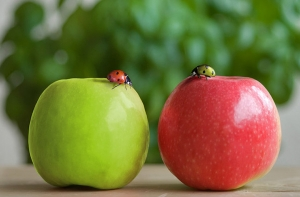
#> input picture 5181.jpg, 300 x 197 px
$ python main.py
#> lines starting #> are read from the running program, lines starting #| are printed output that depends on the picture; after the words box and inside, x2 and y2 are one past the last pixel; in counts of white or black regions, pixels touching at a corner belong together
import cv2
import numpy as np
import matplotlib.pyplot as plt

src = cv2.imread("5181.jpg")
#> src is the input picture: shape (197, 300, 3); mean B, G, R 61.1, 113.5, 118.2

hsv_image = cv2.cvtColor(src, cv2.COLOR_BGR2HSV)
#> hsv_image: shape (197, 300, 3); mean H, S, V 44.9, 152.8, 138.1

lower_red = np.array([0, 50, 50])
upper_red = np.array([20, 255, 255])

mask_red = cv2.inRange(hsv_image, lower_red, upper_red)
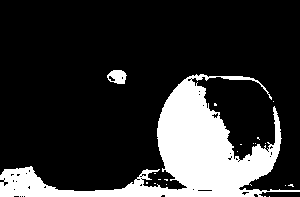
#> mask_red: shape (197, 300); 19.1% white; 21 white regions (19 under 20 px), largest, box (x1, y1, x2, y2) and area: (0, 74, 300, 197) 11010, (107, 70, 127, 84) 197

result = cv2.bitwise_and(src, src, mask=mask_red)
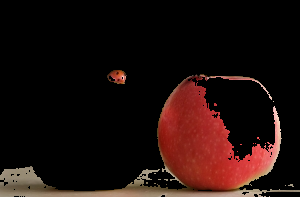
#> result: shape (197, 300, 3); mean B, G, R 11.5, 14.1, 30.1

y_hue = 120  # Желтый оттенок
y_saturation = 255  # Полная насыщенность
y_value = 255  # Максимальное значение яркости
y_color = np.array([y_hue, y_saturation, y_value])

y_mask = np.zeros_like(src)
y_mask[mask_red != 0] = y_color

result1 = cv2.add(result, y_mask)
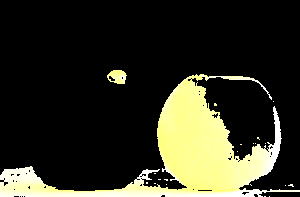
#> result1: shape (197, 300, 3); mean B, G, R 34.2, 48.6, 48.6

while True:
  cv2.imshow("1", src)
  cv2.imshow("2", result)
  cv2.imshow("3", result1)
  key = cv2.waitKey(0) & 0xFF
#> (key Esc is pressed here)
  if key == 27:
      break

cv2.destroyAllWindows()

$ run again, with 952ba73f7f4c9de12d263d28d8b6a3a7.jpg copied over 5181.jpg
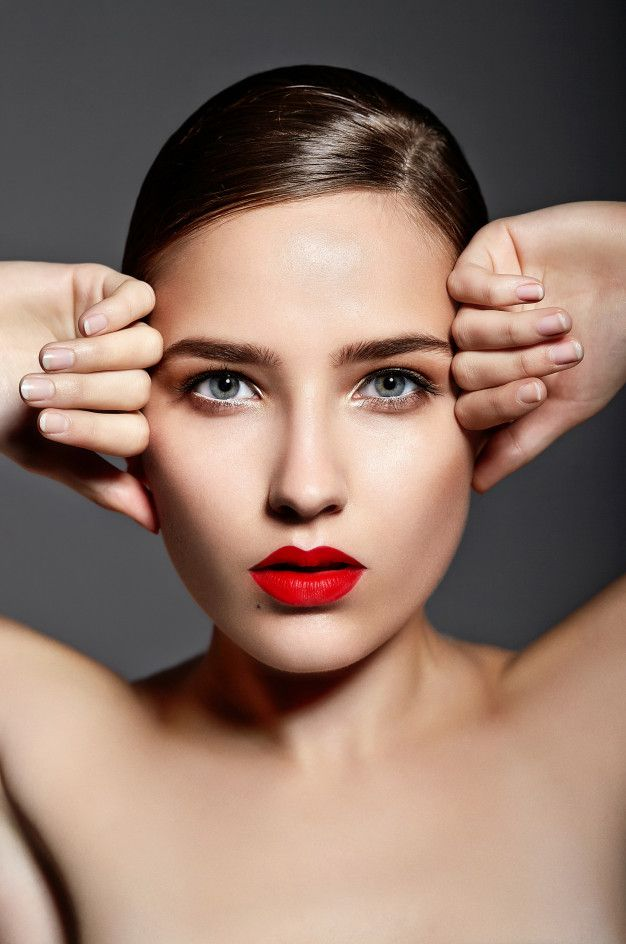
#> input picture 952ba73f7f4c9de12d263d28d8b6a3a7.jpg, 626 x 944 px
#> src is the input picture: shape (944, 626, 3); mean B, G, R 105.2, 117.9, 143.9
#> hsv_image: shape (944, 626, 3); mean H, S, V 41.4, 74.5, 144.6
#> `mask_red = cv2.inRange(hsv_image, lower_red, upper_red)`:
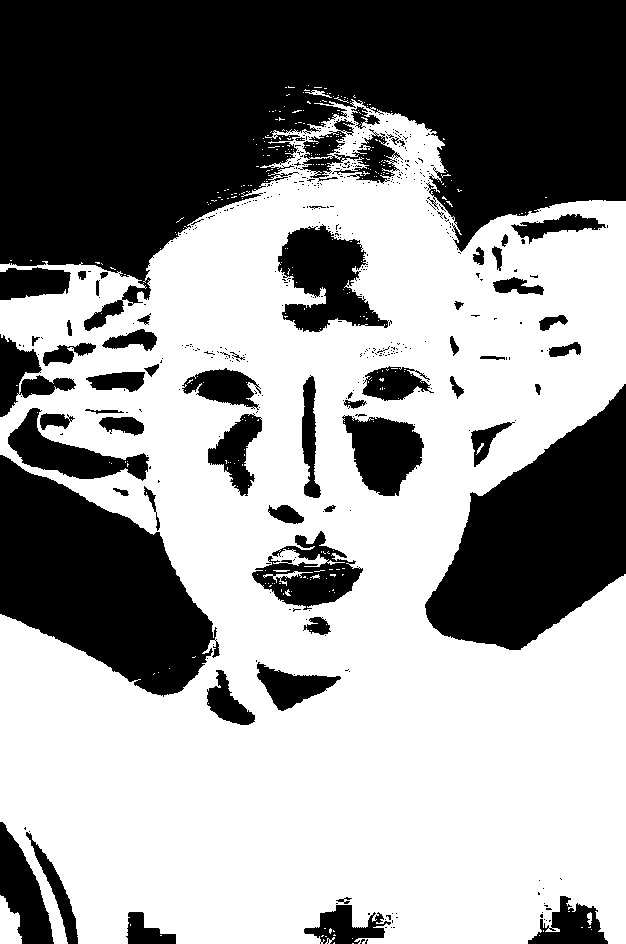
#> mask_red: shape (944, 626); 58.9% white; 471 black regions (411 under 20 px), largest, box (x1, y1, x2, y2) and area: (0, 0, 626, 331) 127505, (425, 384, 626, 650) 30247, (0, 455, 220, 697) 30136
#> `result1 = cv2.add(result, y_mask)`:
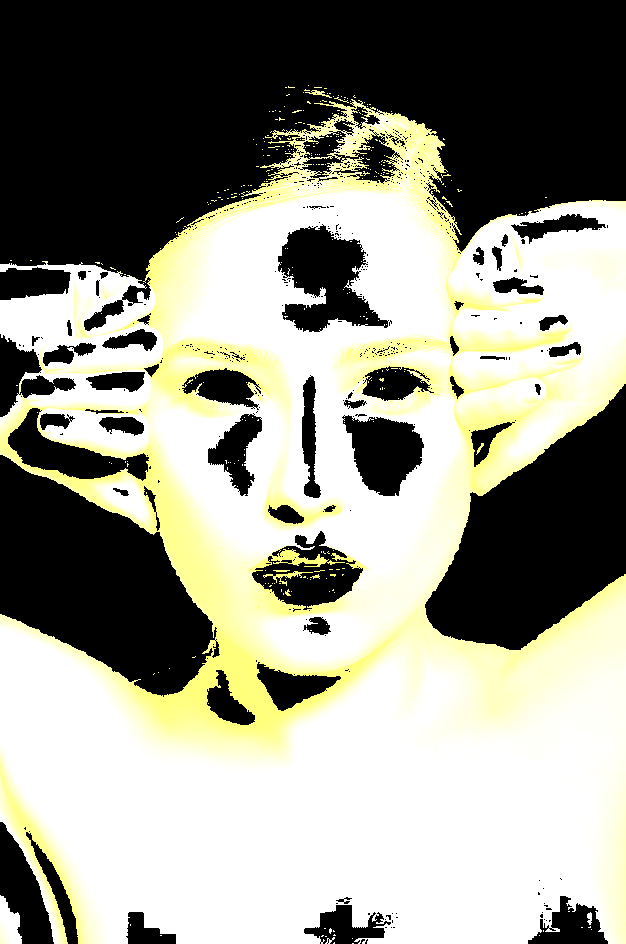
#> result1: shape (944, 626, 3); mean B, G, R 136.7, 150.3, 150.3

$ run again, with iabloki_krasnyj_frukt_188738_1280x720.jpg copied over 5181.jpg
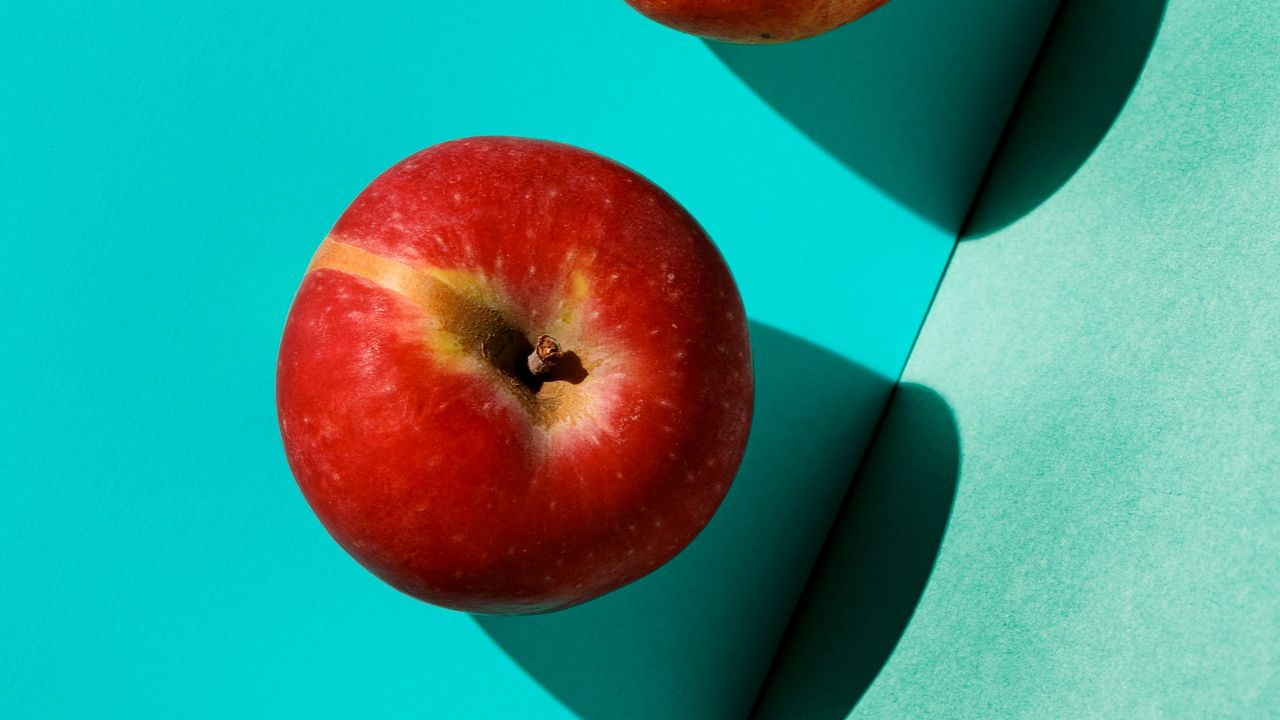
#> input picture iabloki_krasnyj_frukt_188738_1280x720.jpg, 1280 x 720 px
#> src is the input picture: shape (720, 1280, 3); mean B, G, R 138.4, 148.2, 61.4
#> hsv_image: shape (720, 1280, 3); mean H, S, V 70.3, 209.7, 170.6
#> `mask_red = cv2.inRange(hsv_image, lower_red, upper_red)`:
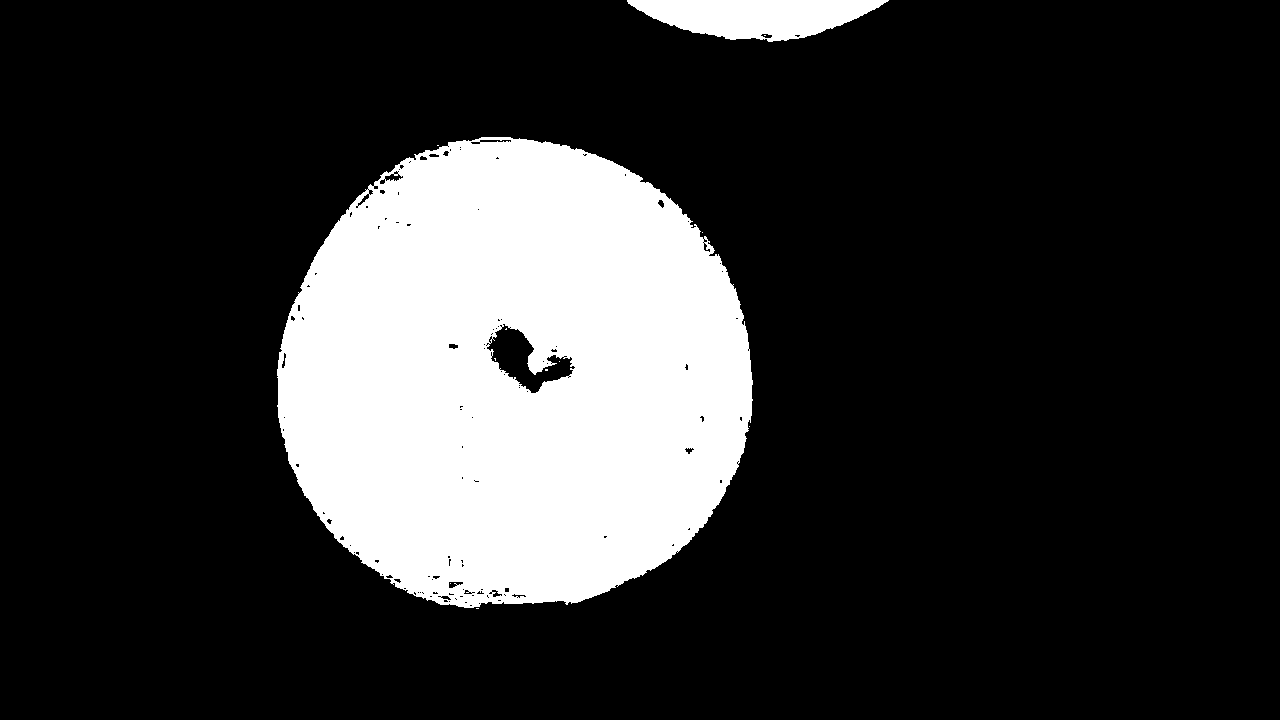
#> mask_red: shape (720, 1280); 19.6% white; 12 white regions (10 under 20 px), largest, box (x1, y1, x2, y2) and area: (277, 137, 753, 608) 173098, (627, 0, 889, 42) 7334
#> `result1 = cv2.add(result, y_mask)`:
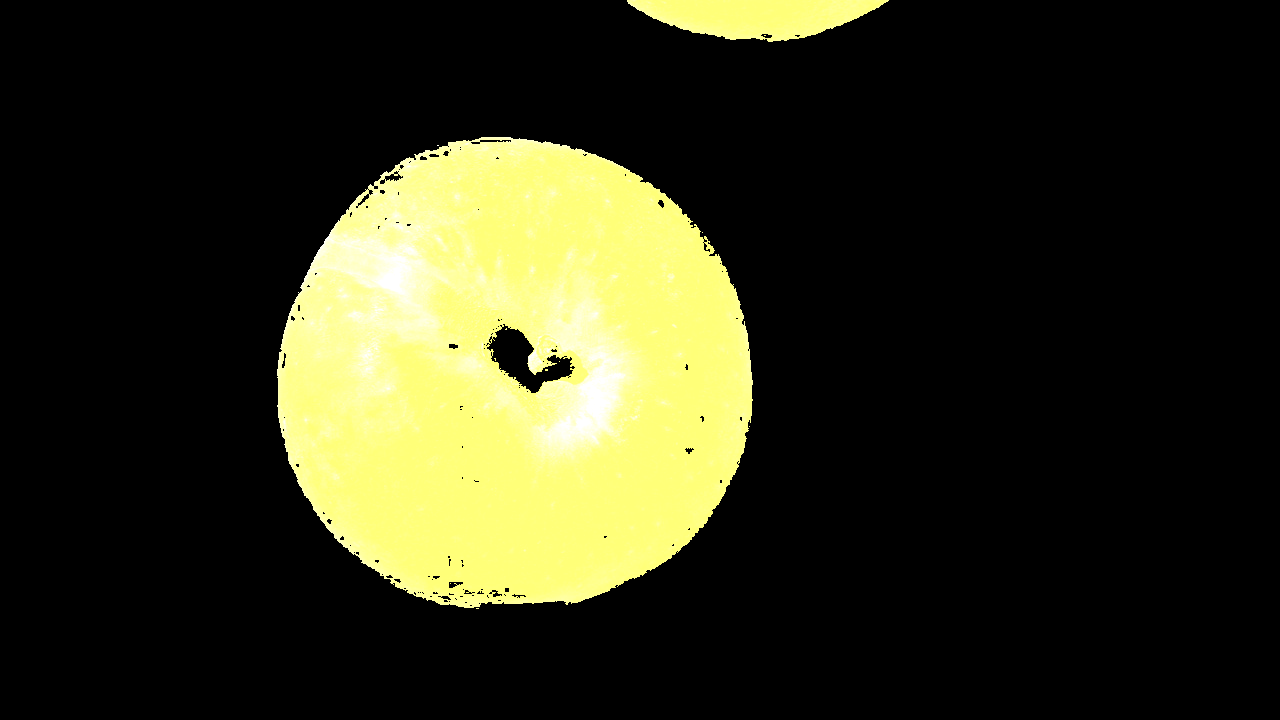
#> result1: shape (720, 1280, 3); mean B, G, R 28, 49.9, 49.9
